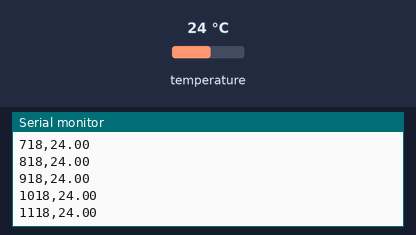
Bench run of a sketch on a simulated ESP32. On the bench: the last lines printed to the serial monitor. Inputs (shaded band) come from the test bench; at power-on: temperature 24 °C.

Above: at 1.2 s.
1.3 s: temperature set to 12 °C
At 1.34 s:
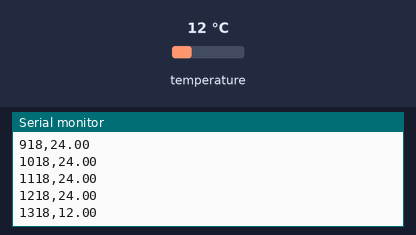
2.8 s: temperature set to 19 °C
At 2.84 s:
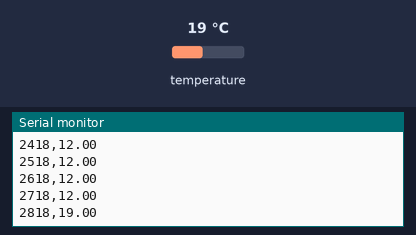
Timing chart, 0 to 5.8 s (numbered marks = the images above; inputs shaded):
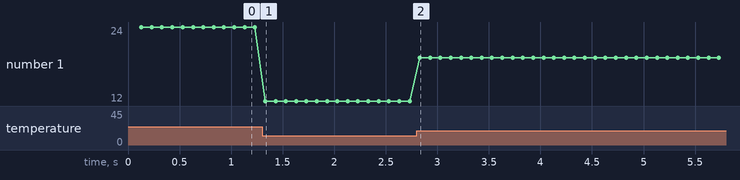

Measured:
- after the input at 1.3 s, the serial monitor: prints a new line at once (image 1)
- plotted number 1: 24 → 12 after the input at 1.3 s

The sketch:

sensor_temp_ds18b20.ino
```cpp
/*
 ============================================================
  DS18B20 Temperature Sensor — ESP32 Standalone Sketch
  UET Lahore — Special Topics in Mechatronics, Spring 2026
 ============================================================
  Hardware:
    DS18B20  → GPIO2  (4.7 kΩ pullup to 3.3 V)

  Serial output (115200 baud) — CSV one line per sample:
    timestamp_ms, temp_C
 ============================================================
*/

#include <OneWire.h>
#include <DallasTemperature.h>

// ─── Pin Definition ───────────────────────────────────────
#define DS18B20_PIN   2     // GPIO2 — data line (4.7 kΩ to 3.3 V)

// ─── Sensor Objects ───────────────────────────────────────
OneWire           oneWire(DS18B20_PIN);
DallasTemperature tempSensor(&oneWire);

// ─── State ────────────────────────────────────────────────
float         temperature    = 25.0f;
unsigned long lastTempRequest = 0;
// DS18B20 at 9-bit resolution needs ~94 ms to convert.
// We poll every 100 ms so we never read stale data.
#define TEMP_INTERVAL_MS  100

// ─────────────────────────────────────────────────────────
void setup() {
  Serial.begin(115200);

  // ── DS18B20 init ──────────────────────────────────────
  tempSensor.begin();

  // 9-bit resolution  →  0.5 °C steps, ~94 ms conversion time
  // (use 12-bit for 0.0625 °C steps but you must wait ~750 ms)
  tempSensor.setResolution(9);

  // Non-blocking: requestTemperatures() returns immediately;
  // we read the result after the conversion window has elapsed.
  tempSensor.setWaitForConversion(false);

  // Kick off the very first conversion
  tempSensor.requestTemperatures();
  lastTempRequest = millis();

  // ── CSV Header ────────────────────────────────────────
  Serial.println(F("timestamp_ms,temp_C"));
}

void loop() {
  unsigned long now = millis();

  // Read result once conversion window has elapsed, then request next
  if (now - lastTempRequest >= TEMP_INTERVAL_MS) {
    float t = tempSensor.getTempCByIndex(0);

    // Sanity-check: reject disconnected / out-of-range readings
    if (t != DEVICE_DISCONNECTED_C && t > -40.0f && t < 150.0f) {
      temperature = t;
    }

    // Print CSV line
    Serial.print(now);
    Serial.print(',');
    Serial.println(temperature, 2);   // 2 decimal places

    // Request next conversion
    tempSensor.requestTemperatures();
    lastTempRequest = now;
  }
}
```
